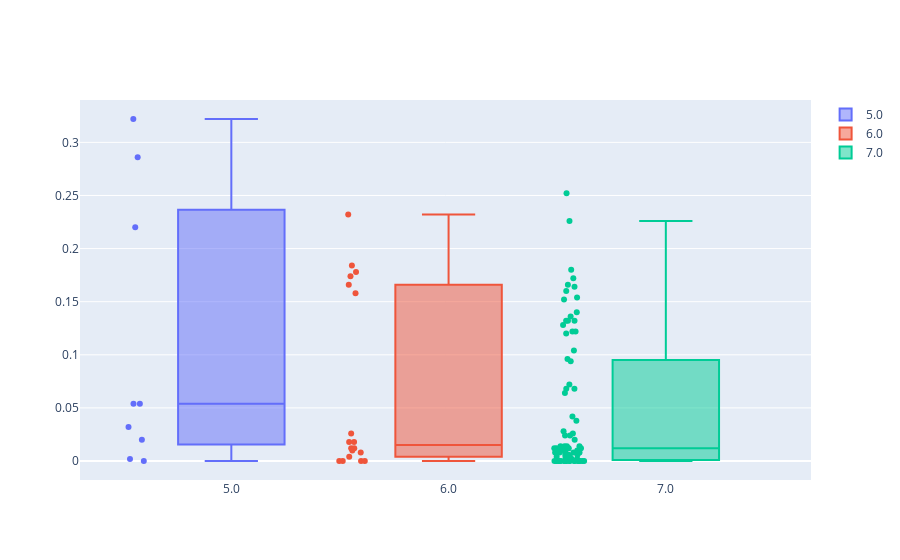

This figure's notebook cell:
### Code cell
alert_times = [5.0,6.0,7.0]
n1 = []
n2 = []
n3 = []
fig = go.Figure()
for scenario in scenarios:
    if ".log" not in scenario.name and "det" not in scenario.name:
        if len(scenario.logs)>0:
            nmac = 0
            for dls in scenario.dist_lowc_sev:
                dist = [v[0] for k, v in dls.items()]
                dist = np.array(dist)
                if np.any(dist<=12):
                    nmac += 1
            nmac = nmac/500
            if scenario.t_alert == 5.0:
                n1.append(nmac)
            elif scenario.t_alert == 6.0:
                n2.append(nmac)
            else:
                n3.append(nmac)
for idx, n in enumerate([n1,n2,n3]):
    fig.add_trace(go.Box(
    y=n,
    name=str(alert_times[idx]),
    jitter=0.3,
    pointpos=-1.8,
    boxpoints='all', # represent all points
    ))
fig.show()

### Figure 1 — Plotly figure (JSON) as saved in the notebook; plotly's stock layout.template omitted (floating-point values rounded to 4 significant figures)
{"data": [{"boxpoints": "all", "jitter": 0.3, "name": "5.0", "pointpos": -1.8, "type": "box", "y": [0, 0.054, 0.032, 0.054, 0.22, 0.322, 0.02, 0.286, 0.002]}, {"boxpoints": "all", "jitter": 0.3, "name": "6.0", "pointpos": -1.8, "type": "box", "y": [0.174, 0.184, 0.026, 0.01, 0.232, 0.008, 0, 0.018, 0, 0.018, 0.012, 0.158, 0, 0, 0.166, 0.178, 0.012, 0.004]}, {"boxpoints": "all", "jitter": 0.3, "name": "7.0", "pointpos": -1.8, "type": "box", "y": [0.008, 0.068, 0.012, 0.008, 0.006, 0.01, 0, 0.006, 0.172, 0.132, 0.064, 0.008, 0.094, 0.012, 0, 0.038, 0.028, 0, 0.154, 0, 0.02, 0, 0.008, 0.128, 0.136, 0.014, 0.166, 0, 0.024, 0, 0.152, 0.096, 0.024, 0.122, 0.014, 0.16, 0.14, 0, 0.008, 0, 0, 0.226, 0.008, 0.01, 0.132, 0, 0.012, 0.252, 0.002, 0, 0.012, 0.068, 0.122, 0, 0.104, 0.014, 0, 0, 0.072, 0.012, 0.012, 0.12, 0.008, 0.026, 0.042, 0.012, 0, 0.004, 0.004, 0.006, 0, 0.004, 0, 0, 0.18, 0.132, 0.002, 0.164, 0, 0.014]}], "layout": {"autosize": true, "xaxis": {"autorange": true, "range": [-0.6986, 2.668], "type": "category"}, "yaxis": {"autorange": true, "range": [-0.01789, 0.3399], "type": "linear"}}}
